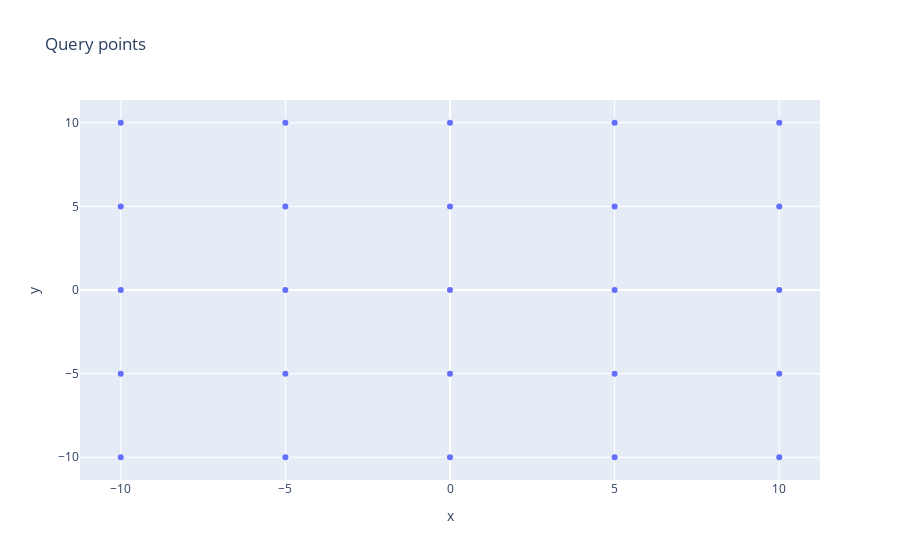

Source (notebook cell):
### Code cell
def draw_points(points: np.ndarray) -> None:
    """
    Draw points on a map.

    Parameters:
    -----------
    points: np.ndarray
        (N, 3) array of points to draw
    """
    df = pd.DataFrame({"x": points[:,0], "y": points[:,1]})
    fig = px.scatter(df, x="x", y="y", title="Query points")
    fig.show()

draw_points(create_query_points(5))

### Figure 1 — Plotly figure (JSON) as saved in the notebook; plotly's stock layout.template omitted (floating-point values rounded to 4 significant figures)
{"data": [{"hovertemplate": "x=%{x}<br>y=%{y}<extra></extra>", "legendgroup": "", "marker": {"color": "#636efa", "symbol": "circle"}, "mode": "markers", "name": "", "orientation": "v", "showlegend": false, "type": "scatter", "x": [-10.0, -5.0, 0.0, 5.0, 10.0, -10.0, -5.0, 0.0, 5.0, 10.0, -10.0, -5.0, 0.0, 5.0, 10.0, -10.0, -5.0, 0.0, 5.0, 10.0, -10.0, -5.0, 0.0, 5.0, 10.0], "xaxis": "x", "y": [-10.0, -10.0, -10.0, -10.0, -10.0, -5.0, -5.0, -5.0, -5.0, -5.0, 0.0, 0.0, 0.0, 0.0, 0.0, 5.0, 5.0, 5.0, 5.0, 5.0, 10.0, 10.0, 10.0, 10.0, 10.0], "yaxis": "y"}], "layout": {"legend": {"tracegroupgap": 0}, "title": {"text": "Query points"}, "xaxis": {"anchor": "y", "domain": [0, 1], "title": {"text": "x"}}, "yaxis": {"anchor": "x", "domain": [0, 1], "title": {"text": "y"}}}}
